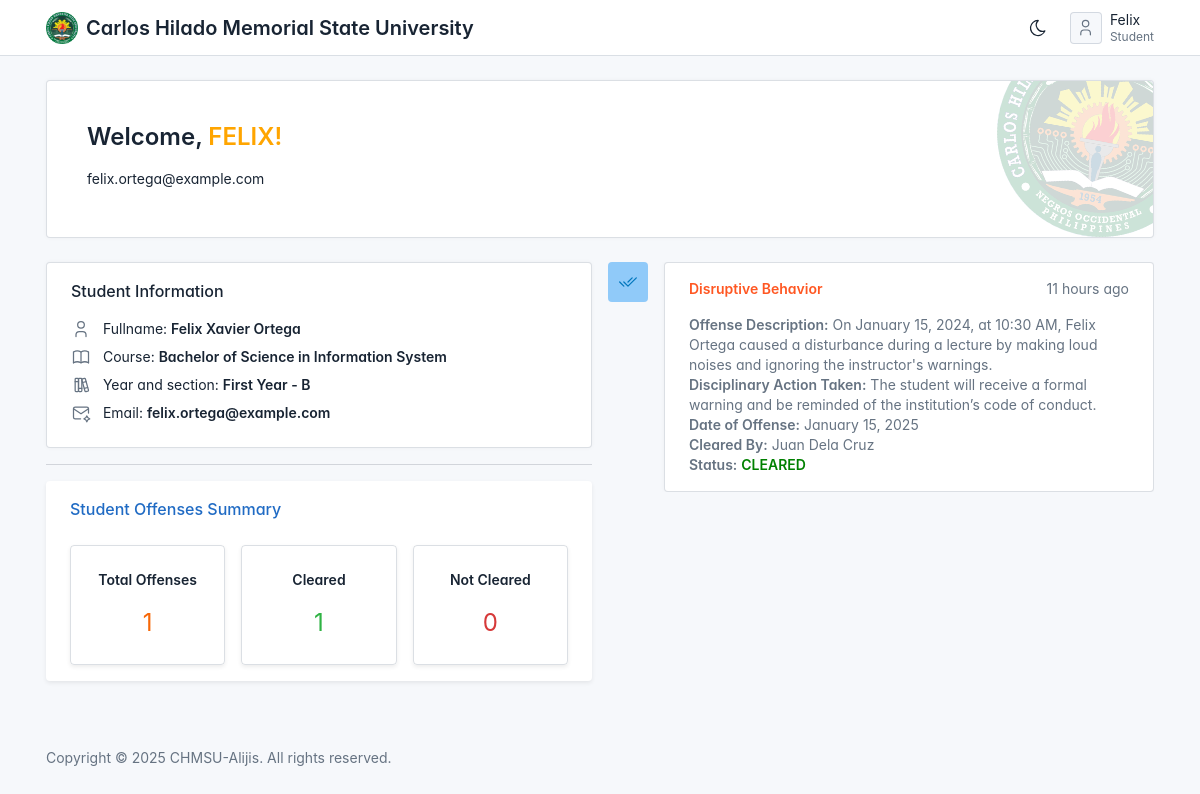
/ (signed in), run on an earlier commit of the app's database.
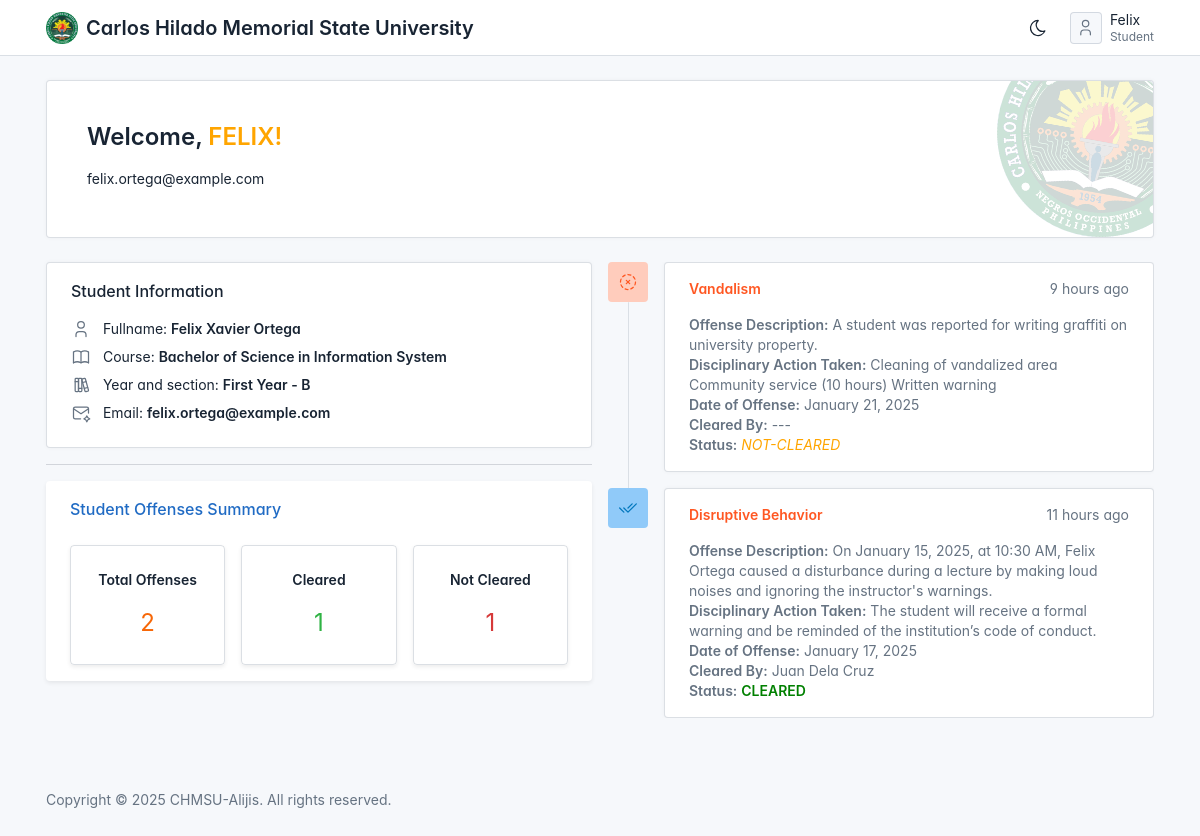
And on a later commit of the database.
### tables this page shows
CREATE TABLE IF NOT EXISTS `tbl_users` (
  `user_id` int(11) NOT NULL AUTO_INCREMENT,
  `user_fname` varchar(50) NOT NULL,
  `user_mname` varchar(50) NOT NULL,
  `user_lname` varchar(50) NOT NULL,
  `user_category` varchar(1) NOT NULL,
  `username` varchar(50) NOT NULL,
  `password` text NOT NULL,
  `date_added` datetime DEFAULT current_timestamp(),
  PRIMARY KEY (`user_id`)
);

CREATE TABLE IF NOT EXISTS `tbl_students` (
  `student_id` int(11) NOT NULL AUTO_INCREMENT,
  `student_fname` varchar(50) NOT NULL,
  `student_mname` varchar(50) NOT NULL,
  `student_lname` varchar(50) NOT NULL,
  `student_email` varchar(50) NOT NULL,
  `year_level` varchar(30) NOT NULL,
  `course_id` int(11) NOT NULL,
  `section` text NOT NULL,
  `user_id` int(11) NOT NULL,
  `date_added` datetime NOT NULL DEFAULT current_timestamp(),
  PRIMARY KEY (`student_id`)
);

CREATE TABLE IF NOT EXISTS `tbl_courses` (
  `course_id` int(11) NOT NULL AUTO_INCREMENT,
  `course_name` varchar(100) NOT NULL,
  `date_added` datetime NOT NULL,
  PRIMARY KEY (`course_id`)
);

CREATE TABLE IF NOT EXISTS `tbl_offenses` (
  `offense_id` int(11) NOT NULL AUTO_INCREMENT,
  `student_id` int(11) NOT NULL,
  `violation_id` int(11) NOT NULL,
  `offense_remarks` text NOT NULL,
  `discplinary_action` text NOT NULL,
  `offense_date` date NOT NULL DEFAULT current_timestamp(),
  `offense_status` int(1) NOT NULL COMMENT '1- cleared ; 0 - not cleared',
  `cleared_by` int(11) NOT NULL,
  `date_added` datetime NOT NULL,
  PRIMARY KEY (`offense_id`)
);

CREATE TABLE IF NOT EXISTS `tbl_violations` (
  `violation_id` int(11) NOT NULL AUTO_INCREMENT,
  `violation_name` varchar(100) NOT NULL,
  `violation_desc` text NOT NULL,
  `date_added` datetime NOT NULL DEFAULT current_timestamp(),
  PRIMARY KEY (`violation_id`)
);

### core/my_functions.php (called while the page is built, shortened)
<?php
function getCurrentDate()
{
	$today = date('H:i:s');
	$system_date = date('Y-m-d H:i:s', strtotime($today) + 28800);
	return $system_date;
}
function getUser($user_id)
{
	global $mysqli_connect;
	$fetchData = $mysqli_connect->query("SELECT * FROM `tbl_users` WHERE user_id = '$user_id'");
	if ($fetchData->num_rows > 0) {
		$row = $fetchData->fetch_array();
		return $row['user_fname'] . " " . $row['user_mname'] . " " . $row['user_lname'];
	} else {
		return "---";
	}
}
function getUsername($user_id)
{
	global $mysqli_connect;
	$fetchData = $mysqli_connect->query("SELECT username FROM `tbl_users` WHERE user_id = '$user_id'");
	if ($fetchData->num_rows > 0) {
		$row = $fetchData->fetch_array();
		return $row['username'];
	} else {
		return "---";
	}
}
function getUserFirstName($user_id)
{
	global $mysqli_connect;
	$fetchData = $mysqli_connect->query("SELECT * FROM `tbl_users` WHERE user_id = '$user_id'");
	if ($fetchData->num_rows > 0) {
		$row = $fetchData->fetch_array();
		return $row['user_fname'];
	} else {
		return "---";
	}
}
function getUserCategory($user_id)
{
	global $mysqli_connect;
	$fetchData = $mysqli_connect->query("SELECT user_category FROM `tbl_users` WHERE user_id = '$user_id'");
	if($fetchData->num_rows == 0){
		return "---";
	}else {
	$row = $fetchData->fetch_assoc();
	return $row['user_category'] == "A" ? "Admin" : "Student";
	}
}
function course_name($id)
{
	global $mysqli_connect;
	$fetchData = $mysqli_connect->query("SELECT course_name FROM `tbl_courses` WHERE course_id='$id'");
	if ($fetchData->num_rows > 0) {
		$row = $fetchData->fetch_array();
		return $row[0];
	} else {
		return "---";
	}
}
function violation_name($id)
{
	global $mysqli_connect;
	$fetchData = $mysqli_connect->query("SELECT violation_name FROM `tbl_violations` WHERE violation_id ='$id'");
	if ($fetchData->num_rows > 0) {
		$row = $fetchData->fetch_array();
		return $row[0];
	} else {
		return "---";
	}
}
function timeAgoFromDatetime($datetime) {
    $timeAgo = strtotime(getCurrentDate()) - strtotime($datetime);
    if ($timeAgo < 60) {
        return $timeAgo . " seconds ago";
    } elseif ($timeAgo < 3600) {
        return floor($timeAgo / 60) . " minutes ago";
    } elseif ($timeAgo < 86400) {
        return floor($timeAgo / 3600) . " hours ago";
    } elseif ($timeAgo < 604800) {
        return floor($timeAgo / 86400) . " days ago";
    } elseif ($timeAgo < 2592000) {
        return floor($timeAgo / 604800) . " weeks ago";
    } elseif ($timeAgo < 31536000) {
        return floor($timeAgo / 2592000) . " months ago";
    } else {
        return floor($timeAgo / 31536000) . " years ago";
    }
}

### pages/student_dashboad.php (the view, shortened to what the rows shown need)
<?php
$fetch_student = $mysqli_connect->query("SELECT * FROM tbl_students WHERE user_id = '$user_id'") or die(mysqli_error());
$row = $fetch_student->fetch_array();
?>
<div class="page-wrapper">
  <div class="page-header">
    <div class="container">
      <div class="row align-items-center">
        <div class="col-12">
          <div class="card card-md">
            <div class="card-stamp card-stamp-lg">
              <div class="card-stamp-icon bg-primary">
                <img src="./static/chmsu.png">
              </div>
            </div>
            <div class="card-body">
              <div class="row align-items-center">
                <div class="col-10">
                  <h1 class="fw-bold">Welcome, <strong style="color:orange"><?= strtoupper(getUsername($user_id)) ?>!</strong></h1>
                  <div class="my-2"><?= $row['student_email']  ?>
                  </div>
                </div>
              </div>
            </div>
          </div>
        </div>
      </div>
    </div>
  </div>
  <div class="page-body">
    <div class="container-xl">
      <div class="row g-3">
        <div class="col-lg-6">
          <div class="row row-cards">
            <div class="col-12">
              <div class="card">
                <div class="card-body">
                  <div class="card-title">Student Information</div>
                  <div class="mb-2">
                    Fullname: <strong><?= $row['student_fname'] . " " . $row['student_mname'] . " " . $row['student_lname'] ?></strong>
                  </div>
                  <div class="mb-2">
                    Course: <strong> <?= course_name($row['course_id']) ?></strong>
                  </div>
                  <div class="mb-2">
                    Year and section: <strong><?= $row['year_level'] . " - " . $row['section'] ?></strong>
                  </div>
                  <div class="mb-2">
                    Email: <strong><?= $row['student_email'] ?></strong>
                  </div>
                </div>
              </div>
            </div>
          </div>
          <hr style="margin: 1rem 0;">
          <div class="col-12">
            <div class="card shadow-sm border-0">
              <div class="card-body">
                <h2 class="card-title text-primary mb-4">Student Offenses Summary</h2>
                <div class="row text-center">
                  <div class="col-md-4">
                    <div class="summary-card p-4 border rounded shadow-sm">
                      <h4 class="text-dark">Total Offenses</h4>
                      <p class="fs-1 text-warning mb-0">
                        <?php
                        $total_offenses = $mysqli_connect->query("SELECT COUNT(*) AS total FROM tbl_offenses WHERE student_id = '$row[student_id]'")->fetch_assoc()['total'];
                        echo $total_offenses ? $total_offenses : '0';
                        ?>
                      </p>
                    </div>
                  </div>
                  <div class="col-md-4">
                    <div class="summary-card p-4 border rounded shadow-sm">
                      <h4 class="text-dark">Cleared</h4>
                      <p class="fs-1 text-success mb-0">
                        <?php
                        $cleared_offenses = $mysqli_connect->query("SELECT COUNT(*) AS total FROM tbl_offenses WHERE student_id = '$row[student_id]' AND offense_status = 1")->fetch_assoc()['total'];
                        echo $cleared_offenses ? $cleared_offenses : '0';
                        ?>
                      </p>
                    </div>
                  </div>
                  <div class="col-md-4">
                    <div class="summary-card p-4 border rounded shadow-sm">
                      <h4 class="text-dark">Not Cleared</h4>
                      <p class="fs-1 text-danger mb-0">
                        <?php
                        $not_cleared_offenses = $mysqli_connect->query("SELECT COUNT(*) AS total FROM tbl_offenses WHERE student_id = '$row[student_id]' AND offense_status = 0")->fetch_assoc()['total'];
                        echo $not_cleared_offenses ? $not_cleared_offenses : '0';
                        ?>
                      </p>
                    </div>
                  </div>
                </div>
              </div>
            </div>
          </div>
        </div>
        <div class="col">
          <ul class="timeline" style="max-height: 500px; overflow-y: auto;">
            <?php
            $fetchOffense = $mysqli_connect->query("SELECT * FROM tbl_offenses WHERE student_id = '$row[student_id]' ORDER BY offense_id DESC") or die(mysqli_error());
            if ($fetchOffense->num_rows > 0) {
              while ($offense_row = $fetchOffense->fetch_array()) {
                $status_style = $offense_row['offense_status'] == 1 ? "color: #0277BD !important;background-color: #90CAF9 !important;" : "color: #FF5722 !important;background-color: #FFCCBC !important;";
            ?>
                <li class="timeline-event">
                  <div class="timeline-event-icon bg-twitter-lt" style="<?= $status_style ?>">
                  </div>
                  <div class="card timeline-event-card">
                    <div class="card-body">
                      <div class="text-muted float-end"><?= timeAgoFromDatetime($offense_row['date_added']) ?></div>
                      <h4 style="color: #FF5722;"><b><?= violation_name($offense_row['violation_id']) ?></b></h4>
                      <p class="text-muted">
                        <strong>Offense Description:</strong> <?= $offense_row['offense_remarks'] ?><br>
                        <strong>Disciplinary Action Taken:</strong> <?= $offense_row['discplinary_action'] ?><br>
                        <strong>Date of Offense:</strong> <?= date('F d, Y', strtotime($offense_row['offense_date'])) ?><br>
                        <strong>Cleared By:</strong> <?= $offense_row['cleared_by'] > 0 ? getUser($offense_row['cleared_by']) : "---"; ?><br>
                        <strong>Status:</strong> <?= $offense_row['offense_status'] == 1 ? "<b style='color:green'>CLEARED</b>" : "<i style='color:orange'>NOT-CLEARED</i>"; ?><br>
                      </p>
                    </div>
                  </div>
                </li>
            <?php
              }
            }
            ?>
          </ul>
        </div>
      </div>
    </div>
  </div>
</div>

### index.php (shortened to what the rows shown need)
<?php
$user_id = $_SESSION['dvsa_user_id'];
?>
<!doctype html>
<html lang="en">
<head>
  <link href="./dist/css/tabler.min.css?1684106062" rel="stylesheet" />
  <link href="./dist/css/tabler-flags.min.css?1684106062" rel="stylesheet" />
  <link href="./dist/css/tabler-payments.min.css?1684106062" rel="stylesheet" />
  <link href="./dist/css/tabler-vendors.min.css?1684106062" rel="stylesheet" />
  <link href="./dist/css/demo.min.css?1684106062" rel="stylesheet" />
  <link rel="stylesheet" href="dist/mdi/css/materialdesignicons.min.css" />
  <link href="dist/datatables/dataTables.bootstrap4.min.css" rel="stylesheet">
  <link rel="stylesheet" href="dist/sweetalert/sweetalert.css">
</head>
<body>
  <div class="page">
    <div class="sticky-top">
      <header class="navbar navbar-expand-md sticky-top d-print-none">
        <div class="container-xl">
          <h1 class="navbar-brand navbar-brand-autodark d-none-navbar-horizontal pe-0 pe-md-3">
            <a href=".">
              <img src="./static/chmsu.png" width="110" height="32" alt="Tabler" class="navbar-brand-image">
            </a>
            Carlos Hilado Memorial State University
          </h1>
          <div class="navbar-nav flex-row order-md-last">
            <div class="nav-item dropdown">
              <a href="#" class="nav-link d-flex lh-1 text-reset p-0" data-bs-toggle="dropdown" aria-label="Open user menu">
                <div class="d-none d-xl-block ps-2">
                  <div><?= getUserFirstName($user_id) ?></div>
                  <div class="mt-1 small text-muted"><?= getUserCategory($user_id); ?></div>
                </div>
              </a>
            </div>
          </div>
        </div>
      </header>
    </div>
    <div class="page-wrapper">
      <?php require_once 'routes/routes.php'; ?>
    </div>
  </div>
</body>
</html>

What changed in the data, as far as the page shows it:
added tbl_offenses: offense_status 0 (drawn), date_added "9 hours ago", violation.violation_name "Vandalism", offense_remarks "A student was reported for writing graffiti on university property.", discplinary_action "Cleaning of vandalized area Community service (10 hours) Written warning", offense_date "January 21, 2025"
changed tbl_offenses "Disruptive Behavior": offense_remarks "On January 15, 2024, at 10:30 AM, Felix Ortega caused a disturbance during a lecture by making loud noises and ignoring the instructor's warnings." → "On January 15, 2025, at 10:30 AM, Felix Ortega caused a disturbance during a lecture by making loud noises and ignoring the instructor's warnings."; offense_date "January 15, 2025" → "January 17, 2025"
Also different on the page:
$total_offenses: "1" → "2"
$not_cleared_offenses: (not shown) → "1"
text no longer shown: "0"
